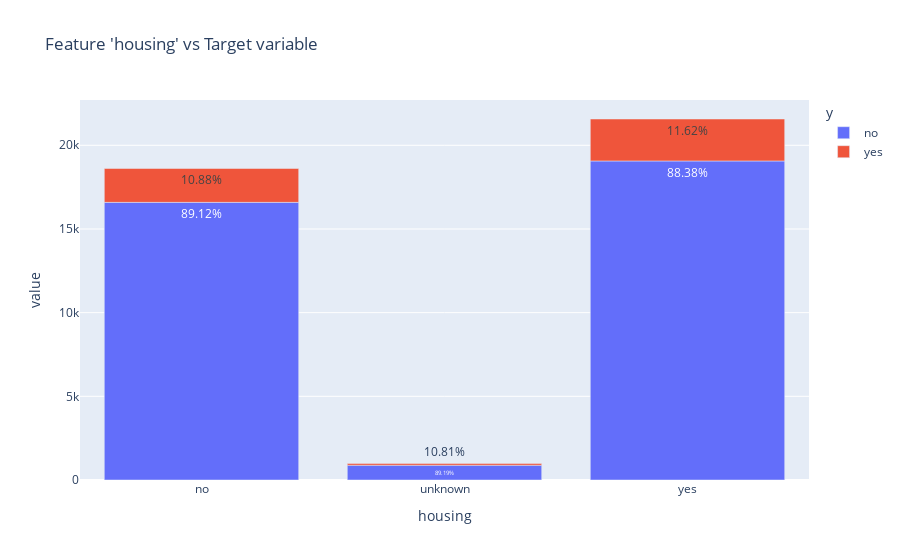

Here is the notebook cell this chart was saved with:
### Code cell
cat_plot=pd.DataFrame(data.groupby('housing')['y'].value_counts())
cat_plot['percentage']=data.groupby('housing')['y'].value_counts().groupby(level=0).apply(lambda x: 100 *x/float(x.sum())).values
cat_plot.columns = ['count', 'percentage']
cat_plot.reset_index(level = ['y', 'housing'],inplace=True)
fig=px.bar(cat_plot, x='housing', y=['count'], color = 'y' ,text=cat_plot['percentage'].apply(lambda x: '{0:1.2f}%'.format(x)),title="Feature 'housing' vs Target variable")
fig.show()

### Figure 1 — Plotly figure (JSON) as saved in the notebook; plotly's stock layout.template omitted (floating-point values rounded to 4 significant figures)
{"data": [{"alignmentgroup": "True", "hovertemplate": "y=no<br>housing=%{x}<br>value=%{y}<br>text=%{text}<extra></extra>", "legendgroup": "no", "marker": {"color": "#636efa", "pattern": {"shape": ""}}, "name": "no", "offsetgroup": "no", "orientation": "v", "showlegend": true, "text": ["89.12%", "89.19%", "88.38%"], "textposition": "auto", "type": "bar", "x": ["no", "unknown", "yes"], "xaxis": "x", "y": [16590, 883, 19064], "yaxis": "y"}, {"alignmentgroup": "True", "hovertemplate": "y=yes<br>housing=%{x}<br>value=%{y}<br>text=%{text}<extra></extra>", "legendgroup": "yes", "marker": {"color": "#EF553B", "pattern": {"shape": ""}}, "name": "yes", "offsetgroup": "yes", "orientation": "v", "showlegend": true, "text": ["10.88%", "10.81%", "11.62%"], "textposition": "auto", "type": "bar", "x": ["no", "unknown", "yes"], "xaxis": "x", "y": [2025, 107, 2507], "yaxis": "y"}], "layout": {"barmode": "relative", "legend": {"title": {"text": "y"}, "tracegroupgap": 0}, "title": {"text": "Feature 'housing' vs Target variable"}, "xaxis": {"anchor": "y", "domain": [0, 1], "title": {"text": "housing"}}, "yaxis": {"anchor": "x", "domain": [0, 1], "title": {"text": "value"}}}}
